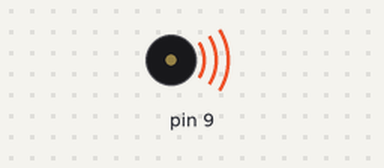
This sketch was run on a simulated Arduino Uno, built with avr-gcc and run on an emulated ATmega328P. Shown: buzzer (waves = sounding).

Above: at 0.1 s.
At 47.2 s:
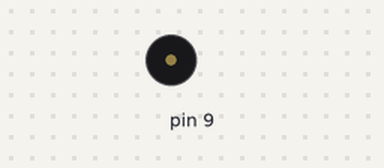
Timing chart, 0 to 48.7 s (numbered marks = the images above):
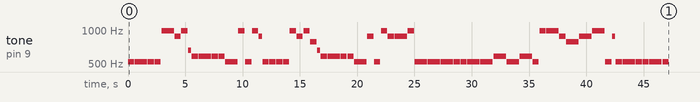

The sketch:

Song2.ino
```cpp
//Los peces en el rio (simplificated) melody

void setup() {
  pinMode (9, OUTPUT);

// Do = c
// Re = d
// Mi = e
// Fa = f
// Sol = g
// La = a
// Si = b

int c=523;
int d=587;
int e=659;
int f=698;
int g=783;
int a=880;
int b=987;

// 4=y
// 2=x
// 1=z
// 0.5=w

int y=60000/440;
int x=60000/220;
int z=60000/110;
int w=60000/55;

//do 1 -
//do 0.5 -
//do 1 -
//do 1 -
//si 0.5 -
//la 1 -
//si 1 -
//mi 2-
//re 1 -
//re 0.5 -
//re 1 -
//re 1 -
//do 0.5 -
//si 1 -
//do 1 -
//si 1 -
//la 2 -
//do 1 -
//do 1 -
//do 1 -
//do 1 -
//si 1 -
//la 1 -
//si 1 -
//sol 1 -
//mi 2 -
//re 1 -
//re 0.5 -
//re 1 -
//re 1 -
//do 0.5 -
//la 1 -
//do 1 -
//si 1 -
//la 1 -
//la 0.5 -
//si 1 -
//do 0.5 -
//do 0.5 -
//do 0.5 -
//do 1 -
//do 1 -
//do 0.5 -
//do 0.5 -
//re 0.5 -
//do 0.5 -
//re 0.5 -
//do 1 -
//si 1 -
//si 0.5 -
//la 1 -
//sol 0.5 -
//la 0.5 -
//si 0.5 -
//do 1 -
//la 2 -
//do 1 -
//do 0.5 -
//do 1 -
//do 1 -
//do 0.5 -
//do 1 -

tone(9,c,z);
  delay(z+50);
tone(9,c,w);
  delay(w+50);
tone(9,c,z);
  delay(z+50);
tone(9,c,z);
  delay(z+50);
tone(9,b,w);
  delay(w+50);
tone(9,a,z);
  delay(z+50);
tone(9,b,z);
  delay(z+50);
tone(9,e,x);
  delay(x+50);
tone(9,d,z);
  delay(z+50);
tone(9,d,w);
  delay(w+50);
tone(9,d,z);
  delay(z+50);
tone(9,d,z);
  delay(z+50);
tone(9,c,w);
  delay(w+50);
tone(9,b,z);
  delay(z+50);
tone(9,c,z);
  delay(z+50);
tone(9,b,z);
  delay(z+50);
tone(9,a,x);
  delay(x+50);
tone(9,c,z);
  delay(z+50);
tone(9,c,z);
  delay(z+50);
tone(9,c,z);
  delay(z+50);
tone(9,c,z);
  delay(z+50);
tone(9,b,z);
  delay(z+50);
tone(9,a,z);
  delay(z+50);
tone(9,b,z);
  delay(z+50);
tone(9,g,z);
  delay(z+50);
tone(9,e,x);
  delay(x+50);
tone(9,d,z);
  delay(z+50);
tone(9,d,w);
  delay(w+50);
tone(9,d,z);
  delay(z+50);
tone(9,d,z);
  delay(z+50);
tone(9,c,w);
  delay(w+50);
tone(9,a,z);
  delay(z+50);
tone(9,c,z);
  delay(z+50);
tone(9,b,z);
  delay(z+50);
tone(9,a,z);
  delay(z+50);
tone(9,a,w);
  delay(w+50);
tone(9,b,z);
  delay(z+50);
tone(9,c,w);
  delay(w+50);
tone(9,c,w);
  delay(w+50);
tone(9,c,w);
  delay(w+50);
tone(9,c,z);
  delay(z+50);
tone(9,c,z);
  delay(z+50);
tone(9,c,w);
  delay(w+50);
tone(9,c,w);
  delay(w+50);
tone(9,d,w);
  delay(w+50);
tone(9,c,w);
  delay(w+50);
tone(9,d,w);
  delay(w+50);
tone(9,c,z);
  delay(z+50);
tone(9,b,z);
  delay(z+50);
tone(9,b,w);
  delay(w+50);
tone(9,a,z);
  delay(z+50);
tone(9,g,w);
  delay(w+50);
tone(9,a,w);
  delay(w+50);
tone(9,b,w);
  delay(w+50);
tone(9,c,z);
  delay(z+50);
tone(9,a,x);
  delay(x+50);
tone(9,c,z);
  delay(z+50);
tone(9,c,w);
  delay(w+50);
tone(9,c,z);
  delay(z+50);
tone(9,c,z);
  delay(z+50);
tone(9,c,w);
  delay(w+50);
tone(9,c,z);
  delay(z+50);


}

void loop() {

}
```
